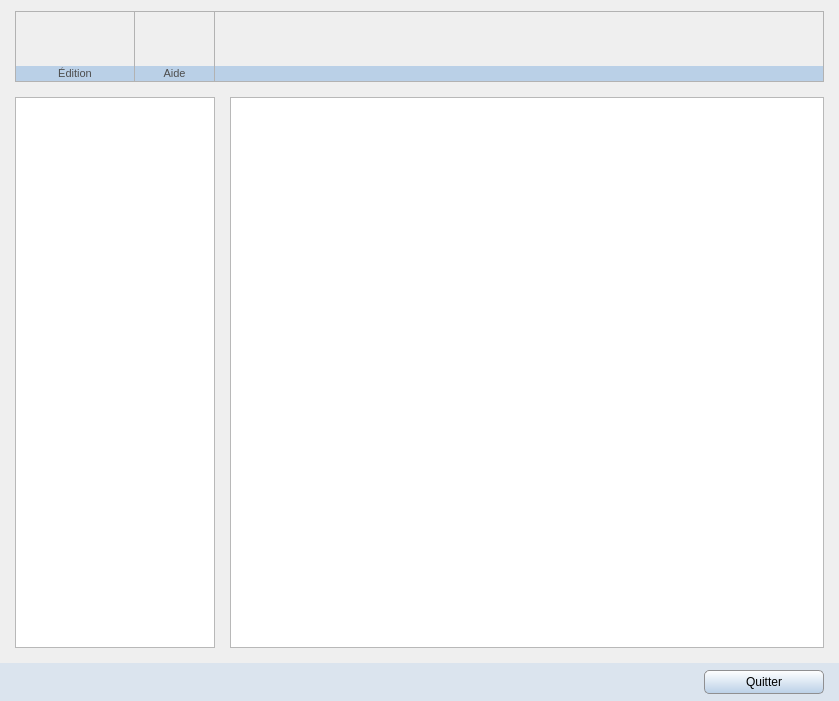
<?xml version="1.0" encoding="UTF-8"?>
<ui version="4.0">
 <class>LibraryTabManage</class>
 <widget class="QWidget" name="LibraryTabManage">
  <property name="geometry">
   <rect>
    <x>0</x>
    <y>0</y>
    <width>839</width>
    <height>701</height>
   </rect>
  </property>
  <property name="acceptDrops">
   <bool>true</bool>
  </property>
  <property name="windowTitle">
   <string notr="true">Form</string>
  </property>
  <layout class="QGridLayout" name="gridLayout_2">
   <property name="leftMargin">
    <number>0</number>
   </property>
   <property name="rightMargin">
    <number>0</number>
   </property>
   <property name="bottomMargin">
    <number>0</number>
   </property>
   <property name="verticalSpacing">
    <number>15</number>
   </property>
   <item row="2" column="0">
    <spacer name="horizontalSpacer_4">
     <property name="orientation">
      <enum>Qt::Horizontal</enum>
     </property>
     <property name="sizeType">
      <enum>QSizePolicy::Fixed</enum>
     </property>
     <property name="sizeHint" stdset="0">
      <size>
       <width>9</width>
       <height>20</height>
      </size>
     </property>
    </spacer>
   </item>
   <item row="2" column="2">
    <spacer name="horizontalSpacer_2">
     <property name="orientation">
      <enum>Qt::Horizontal</enum>
     </property>
     <property name="sizeType">
      <enum>QSizePolicy::Fixed</enum>
     </property>
     <property name="sizeHint" stdset="0">
      <size>
       <width>3</width>
       <height>20</height>
      </size>
     </property>
    </spacer>
   </item>
   <item row="0" column="1" colspan="3">
    <widget class="QWidget" name="actionbar" native="true">
     <property name="minimumSize">
      <size>
       <width>0</width>
       <height>71</height>
      </size>
     </property>
     <property name="maximumSize">
      <size>
       <width>16777215</width>
       <height>71</height>
      </size>
     </property>
     <property name="styleSheet">
      <string notr="true">QWidget#actionbar { border:1px solid #B2B2B2}</string>
     </property>
     <layout class="QGridLayout" name="gridLayout">
      <property name="leftMargin">
       <number>0</number>
      </property>
      <property name="topMargin">
       <number>0</number>
      </property>
      <property name="rightMargin">
       <number>0</number>
      </property>
      <property name="bottomMargin">
       <number>0</number>
      </property>
      <property name="spacing">
       <number>0</number>
      </property>
      <item row="0" column="1">
       <widget class="QPushButton" name="library_modify">
        <property name="sizePolicy">
         <sizepolicy hsizetype="Minimum" vsizetype="Minimum">
          <horstretch>0</horstretch>
          <verstretch>0</verstretch>
         </sizepolicy>
        </property>
        <property name="minimumSize">
         <size>
          <width>40</width>
          <height>0</height>
         </size>
        </property>
        <property name="toolTip">
         <string>Modifier les paramètres</string>
        </property>
        <property name="styleSheet">
         <string notr="true">QPushButton{border: 0px solid #B2B2B2; padding-right: 1px; padding-top: 1px; padding-left: 1px; }
QPushButton:hover{border-top-width: 1px; border-right-width: 1px; border-left-width: 1px; padding: 0px; background-color: qlineargradient(spread:pad, x1:0, y1:0, x2:0, y2:1, stop:0 #BAD0E7, stop:1 #FFFFFF); }
QPushButton:pressed{border-top-width: 1px; border-right-width: 1px; border-left-width: 1px; padding: 0px; background-color: qlineargradient(spread:pad, x1:0, y1:0, x2:0, y2:1, stop:0 #FFFFFF, stop:1 #8FADCC); }</string>
        </property>
        <property name="text">
         <string/>
        </property>
        <property name="icon">
         <iconset resource="../icones/icons.qrc">
          <normaloff>:/Images/external_bdd_option.svg</normaloff>:/Images/external_bdd_option.svg</iconset>
        </property>
        <property name="iconSize">
         <size>
          <width>24</width>
          <height>24</height>
         </size>
        </property>
        <property name="flat">
         <bool>true</bool>
        </property>
       </widget>
      </item>
      <item row="1" column="3">
       <widget class="QLabel" name="titre_o_aide">
        <property name="sizePolicy">
         <sizepolicy hsizetype="Minimum" vsizetype="Preferred">
          <horstretch>0</horstretch>
          <verstretch>0</verstretch>
         </sizepolicy>
        </property>
        <property name="minimumSize">
         <size>
          <width>0</width>
          <height>16</height>
         </size>
        </property>
        <property name="maximumSize">
         <size>
          <width>16777215</width>
          <height>16</height>
         </size>
        </property>
        <property name="font">
         <font>
          <family>Segoe UI</family>
          <pointsize>8</pointsize>
         </font>
        </property>
        <property name="styleSheet">
         <string notr="true">QLabel{color: #4D4D4D; border:1px solid #B2B2B2; border-top: 0px; border-left: 0px; background: #BAD0E7; padding-left: 5px; padding-right: 5px; }</string>
        </property>
        <property name="text">
         <string>Aide</string>
        </property>
        <property name="alignment">
         <set>Qt::AlignCenter</set>
        </property>
       </widget>
      </item>
      <item row="0" column="2">
       <widget class="QPushButton" name="library_del">
        <property name="enabled">
         <bool>true</bool>
        </property>
        <property name="sizePolicy">
         <sizepolicy hsizetype="Minimum" vsizetype="Minimum">
          <horstretch>0</horstretch>
          <verstretch>0</verstretch>
         </sizepolicy>
        </property>
        <property name="minimumSize">
         <size>
          <width>40</width>
          <height>0</height>
         </size>
        </property>
        <property name="toolTip">
         <string>Supprimer la bibliothèque externe sélectionnée</string>
        </property>
        <property name="styleSheet">
         <string notr="true">QPushButton{border: 0px solid #B2B2B2; border-right-width: 1px; padding-top: 1px; padding-left: 1px; }
QPushButton:hover{border-top-width: 1px; border-left-width: 1px; padding: 0px; background-color: qlineargradient(spread:pad, x1:0, y1:0, x2:0, y2:1, stop:0 #BAD0E7, stop:1 #FFFFFF); }
QPushButton:pressed{border-top-width: 1px; border-left-width: 1px; padding: 0px; background-color: qlineargradient(spread:pad, x1:0, y1:0, x2:0, y2:1, stop:0 #FFFFFF, stop:1 #8FADCC); }</string>
        </property>
        <property name="text">
         <string/>
        </property>
        <property name="icon">
         <iconset resource="../icones/icons.qrc">
          <normaloff>:/Images/delete.svg</normaloff>:/Images/delete.svg</iconset>
        </property>
        <property name="iconSize">
         <size>
          <width>24</width>
          <height>24</height>
         </size>
        </property>
        <property name="flat">
         <bool>true</bool>
        </property>
       </widget>
      </item>
      <item row="0" column="0">
       <widget class="QPushButton" name="library_add">
        <property name="sizePolicy">
         <sizepolicy hsizetype="Minimum" vsizetype="Minimum">
          <horstretch>0</horstretch>
          <verstretch>0</verstretch>
         </sizepolicy>
        </property>
        <property name="minimumSize">
         <size>
          <width>40</width>
          <height>0</height>
         </size>
        </property>
        <property name="toolTip">
         <string>Ajouter une bibliothèque externe</string>
        </property>
        <property name="styleSheet">
         <string notr="true">QPushButton{border: 0px solid #B2B2B2; padding-top: 1px; padding-right: 1px; padding-left: 1px; }
QPushButton:hover{border-top-width: 1px; border-right-width: 1px; border-left-width: 1px; padding: 0px; background-color: qlineargradient(spread:pad, x1:0, y1:0, x2:0, y2:1, stop:0 #BAD0E7, stop:1 #FFFFFF); }
QPushButton:pressed{border-top-width: 1px; border-right-width: 1px; border-left-width: 1px; padding: 0px; background-color: qlineargradient(spread:pad, x1:0, y1:0, x2:0, y2:1, stop:0 #FFFFFF, stop:1 #8FADCC); }</string>
        </property>
        <property name="text">
         <string/>
        </property>
        <property name="icon">
         <iconset resource="../icones/icons.qrc">
          <normaloff>:/Images/add.svg</normaloff>:/Images/add.svg</iconset>
        </property>
        <property name="iconSize">
         <size>
          <width>24</width>
          <height>24</height>
         </size>
        </property>
        <property name="flat">
         <bool>true</bool>
        </property>
       </widget>
      </item>
      <item row="0" column="4">
       <spacer name="horizontalSpacer">
        <property name="orientation">
         <enum>Qt::Horizontal</enum>
        </property>
        <property name="sizeHint" stdset="0">
         <size>
          <width>6</width>
          <height>20</height>
         </size>
        </property>
       </spacer>
      </item>
      <item row="0" column="3">
       <widget class="QPushButton" name="library_help">
        <property name="sizePolicy">
         <sizepolicy hsizetype="Minimum" vsizetype="Minimum">
          <horstretch>0</horstretch>
          <verstretch>0</verstretch>
         </sizepolicy>
        </property>
        <property name="minimumSize">
         <size>
          <width>80</width>
          <height>0</height>
         </size>
        </property>
        <property name="toolTip">
         <string>Ouvrir l'aide</string>
        </property>
        <property name="styleSheet">
         <string notr="true">QPushButton{border: 0px solid #B2B2B2; border-right-width: 1px; padding-top: 1px; }
QPushButton:hover{border-top-width: 1px; padding: 0px; background-color: qlineargradient(spread:pad, x1:0, y1:0, x2:0, y2:1, stop:0 #BAD0E7, stop:1 #FFFFFF); }
QPushButton:pressed{border-top-width: 1px;padding: 0px; background-color: qlineargradient(spread:pad, x1:0, y1:0, x2:0, y2:1, stop:0 #FFFFFF, stop:1 #8FADCC); }</string>
        </property>
        <property name="text">
         <string/>
        </property>
        <property name="icon">
         <iconset resource="../icones/icons.qrc">
          <normaloff>:/Images/help.png</normaloff>:/Images/help.png</iconset>
        </property>
        <property name="iconSize">
         <size>
          <width>24</width>
          <height>24</height>
         </size>
        </property>
        <property name="shortcut">
         <string notr="true">F1</string>
        </property>
        <property name="flat">
         <bool>true</bool>
        </property>
       </widget>
      </item>
      <item row="1" column="0" colspan="3">
       <widget class="QLabel" name="titre_edition">
        <property name="sizePolicy">
         <sizepolicy hsizetype="Minimum" vsizetype="Preferred">
          <horstretch>0</horstretch>
          <verstretch>0</verstretch>
         </sizepolicy>
        </property>
        <property name="minimumSize">
         <size>
          <width>0</width>
          <height>16</height>
         </size>
        </property>
        <property name="maximumSize">
         <size>
          <width>16777215</width>
          <height>16</height>
         </size>
        </property>
        <property name="font">
         <font>
          <family>Segoe UI</family>
          <pointsize>8</pointsize>
         </font>
        </property>
        <property name="styleSheet">
         <string notr="true">QLabel{color: #4D4D4D; border:1px solid #B2B2B2; border-top: 0px; background: #BAD0E7; padding-left: 5px; padding-right: 5px; }</string>
        </property>
        <property name="text">
         <string>Édition</string>
        </property>
        <property name="alignment">
         <set>Qt::AlignCenter</set>
        </property>
       </widget>
      </item>
      <item row="1" column="4">
       <widget class="QWidget" name="end_title" native="true">
        <property name="styleSheet">
         <string notr="true">QWidget#end_title{color: #4D4D4D; border:1px solid #B2B2B2; border-top: 0px; border-left: 0px; background: #BAD0E7; padding-left: 5px; padding-right: 5px; }</string>
        </property>
       </widget>
      </item>
     </layout>
    </widget>
   </item>
   <item row="2" column="3">
    <widget class="QTableView" name="library">
     <property name="font">
      <font>
       <pointsize>10</pointsize>
      </font>
     </property>
     <property name="contextMenuPolicy">
      <enum>Qt::CustomContextMenu</enum>
     </property>
     <property name="styleSheet">
      <string notr="true">QHeaderView {background-color: #d8e9e8}</string>
     </property>
     <property name="editTriggers">
      <set>QAbstractItemView::NoEditTriggers</set>
     </property>
     <property name="alternatingRowColors">
      <bool>true</bool>
     </property>
     <property name="selectionMode">
      <enum>QAbstractItemView::SingleSelection</enum>
     </property>
     <property name="selectionBehavior">
      <enum>QAbstractItemView::SelectRows</enum>
     </property>
     <property name="iconSize">
      <size>
       <width>20</width>
       <height>20</height>
      </size>
     </property>
     <property name="textElideMode">
      <enum>Qt::ElideLeft</enum>
     </property>
     <property name="sortingEnabled">
      <bool>true</bool>
     </property>
     <property name="wordWrap">
      <bool>false</bool>
     </property>
     <attribute name="verticalHeaderVisible">
      <bool>false</bool>
     </attribute>
    </widget>
   </item>
   <item row="2" column="1">
    <widget class="QTableView" name="category">
     <property name="maximumSize">
      <size>
       <width>200</width>
       <height>16777215</height>
      </size>
     </property>
     <property name="font">
      <font>
       <pointsize>10</pointsize>
      </font>
     </property>
     <property name="styleSheet">
      <string notr="true">QHeaderView {background-color: #d8e9e8}</string>
     </property>
     <property name="editTriggers">
      <set>QAbstractItemView::NoEditTriggers</set>
     </property>
     <property name="alternatingRowColors">
      <bool>true</bool>
     </property>
     <property name="selectionMode">
      <enum>QAbstractItemView::SingleSelection</enum>
     </property>
     <property name="selectionBehavior">
      <enum>QAbstractItemView::SelectRows</enum>
     </property>
     <attribute name="horizontalHeaderStretchLastSection">
      <bool>true</bool>
     </attribute>
     <attribute name="verticalHeaderVisible">
      <bool>false</bool>
     </attribute>
    </widget>
   </item>
   <item row="2" column="4">
    <spacer name="horizontalSpacer_5">
     <property name="orientation">
      <enum>Qt::Horizontal</enum>
     </property>
     <property name="sizeType">
      <enum>QSizePolicy::Fixed</enum>
     </property>
     <property name="sizeHint" stdset="0">
      <size>
       <width>9</width>
       <height>20</height>
      </size>
     </property>
    </spacer>
   </item>
   <item row="3" column="0" colspan="5">
    <widget class="QWidget" name="fond" native="true">
     <property name="minimumSize">
      <size>
       <width>0</width>
       <height>38</height>
      </size>
     </property>
     <property name="maximumSize">
      <size>
       <width>16777215</width>
       <height>38</height>
      </size>
     </property>
     <property name="styleSheet">
      <string notr="true">QWidget#fond{background-color: #DBE4EE}</string>
     </property>
     <layout class="QHBoxLayout" name="horizontalLayout_3">
      <property name="leftMargin">
       <number>0</number>
      </property>
      <property name="topMargin">
       <number>0</number>
      </property>
      <property name="rightMargin">
       <number>0</number>
      </property>
      <property name="bottomMargin">
       <number>0</number>
      </property>
      <item>
       <spacer name="bible_spacer_2">
        <property name="orientation">
         <enum>Qt::Horizontal</enum>
        </property>
        <property name="sizeHint" stdset="0">
         <size>
          <width>157</width>
          <height>50</height>
         </size>
        </property>
       </spacer>
      </item>
      <item>
       <widget class="QPushButton" name="quit">
        <property name="minimumSize">
         <size>
          <width>120</width>
          <height>24</height>
         </size>
        </property>
        <property name="maximumSize">
         <size>
          <width>16777215</width>
          <height>24</height>
         </size>
        </property>
        <property name="font">
         <font>
          <family>Segoe UI</family>
          <pointsize>9</pointsize>
         </font>
        </property>
        <property name="styleSheet">
         <string notr="true">QPushButton{border: 1px solid #8f8f91; border-radius: 5px ; padding-right: 10px; padding-left: 10px; background-color: qlineargradient(spread:pad, x1:0, y1:0, x2:0, y2:1, stop:0 #FFFFFF, stop:1 #BAD0E7); }
QPushButton:hover{background-color: qlineargradient(spread:pad, x1:0, y1:0, x2:0, y2:1, stop:0 #F8F8F8, stop:1 #8FADCC); }
QPushButton:pressed{background-color: qlineargradient(spread:pad, x1:0, y1:0, x2:0, y2:1, stop:0 #8FADCC, stop:1 #F8F8F8); }</string>
        </property>
        <property name="text">
         <string>Quitter</string>
        </property>
        <property name="shortcut">
         <string notr="true">Esc</string>
        </property>
       </widget>
      </item>
      <item>
       <spacer name="spacer_fond_2">
        <property name="orientation">
         <enum>Qt::Horizontal</enum>
        </property>
        <property name="sizeType">
         <enum>QSizePolicy::Fixed</enum>
        </property>
        <property name="sizeHint" stdset="0">
         <size>
          <width>15</width>
          <height>20</height>
         </size>
        </property>
       </spacer>
      </item>
     </layout>
    </widget>
   </item>
  </layout>
 </widget>
 <tabstops>
  <tabstop>library_add</tabstop>
  <tabstop>library_modify</tabstop>
  <tabstop>library_del</tabstop>
  <tabstop>library_help</tabstop>
  <tabstop>category</tabstop>
  <tabstop>library</tabstop>
  <tabstop>quit</tabstop>
 </tabstops>
 <resources>
  <include location="../icones/icons.qrc"/>
 </resources>
 <connections/>
</ui>
